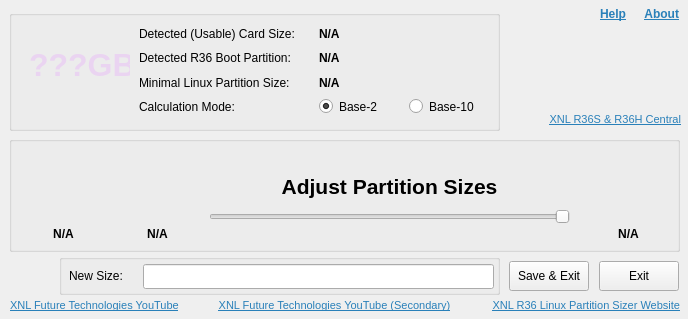
<?xml version="1.0" encoding="UTF-8"?>
<ui version="4.0">
 <class>MainWindow</class>
 <widget class="QWidget" name="MainWindow">
  <property name="geometry">
   <rect>
    <x>0</x>
    <y>0</y>
    <width>688</width>
    <height>319</height>
   </rect>
  </property>
  <property name="minimumSize">
   <size>
    <width>688</width>
    <height>319</height>
   </size>
  </property>
  <property name="maximumSize">
   <size>
    <width>688</width>
    <height>319</height>
   </size>
  </property>
  <property name="windowTitle">
   <string>XNL R36 Linux Partition Sizer</string>
  </property>
  <widget class="QWidget" name="centralwidget" native="true">
   <property name="geometry">
    <rect>
     <x>0</x>
     <y>0</y>
     <width>690</width>
     <height>321</height>
    </rect>
   </property>
   <widget class="QGroupBox" name="groupBox2">
    <property name="geometry">
     <rect>
      <x>9</x>
      <y>10</y>
      <width>491</width>
      <height>121</height>
     </rect>
    </property>
    <property name="title">
     <string/>
    </property>
    <widget class="QLabel" name="label">
     <property name="geometry">
      <rect>
       <x>130</x>
       <y>39</y>
       <width>191</width>
       <height>17</height>
      </rect>
     </property>
     <property name="text">
      <string>Detected R36 Boot Partition:</string>
     </property>
    </widget>
    <widget class="QLabel" name="lblDriveLttr">
     <property name="geometry">
      <rect>
       <x>310</x>
       <y>39</y>
       <width>171</width>
       <height>17</height>
      </rect>
     </property>
     <property name="font">
      <font>
       <bold>true</bold>
      </font>
     </property>
     <property name="cursor">
      <cursorShape>PointingHandCursor</cursorShape>
     </property>
     <property name="text">
      <string>N/A</string>
     </property>
    </widget>
    <widget class="QLabel" name="label_2">
     <property name="geometry">
      <rect>
       <x>130</x>
       <y>15</y>
       <width>171</width>
       <height>17</height>
      </rect>
     </property>
     <property name="text">
      <string>Detected (Usable) Card Size:</string>
     </property>
    </widget>
    <widget class="QLabel" name="label_3">
     <property name="geometry">
      <rect>
       <x>130</x>
       <y>64</y>
       <width>171</width>
       <height>17</height>
      </rect>
     </property>
     <property name="text">
      <string>Minimal Linux Partition Size:</string>
     </property>
    </widget>
    <widget class="QLabel" name="lblCardSize">
     <property name="geometry">
      <rect>
       <x>310</x>
       <y>15</y>
       <width>171</width>
       <height>17</height>
      </rect>
     </property>
     <property name="font">
      <font>
       <bold>true</bold>
      </font>
     </property>
     <property name="cursor">
      <cursorShape>PointingHandCursor</cursorShape>
     </property>
     <property name="text">
      <string>N/A</string>
     </property>
    </widget>
    <widget class="QLabel" name="lblMinimalLinuxPartitionSize">
     <property name="geometry">
      <rect>
       <x>310</x>
       <y>64</y>
       <width>171</width>
       <height>17</height>
      </rect>
     </property>
     <property name="font">
      <font>
       <bold>true</bold>
      </font>
     </property>
     <property name="cursor">
      <cursorShape>PointingHandCursor</cursorShape>
     </property>
     <property name="text">
      <string>N/A</string>
     </property>
    </widget>
    <widget class="QLabel" name="lblCalculationMode">
     <property name="geometry">
      <rect>
       <x>130</x>
       <y>88</y>
       <width>141</width>
       <height>17</height>
      </rect>
     </property>
     <property name="cursor">
      <cursorShape>PointingHandCursor</cursorShape>
     </property>
     <property name="text">
      <string>Calculation Mode:</string>
     </property>
    </widget>
    <widget class="QRadioButton" name="rbBase2">
     <property name="geometry">
      <rect>
       <x>310</x>
       <y>88</y>
       <width>81</width>
       <height>17</height>
      </rect>
     </property>
     <property name="text">
      <string>Base-2</string>
     </property>
     <property name="checked">
      <bool>true</bool>
     </property>
    </widget>
    <widget class="QRadioButton" name="rbBase10">
     <property name="geometry">
      <rect>
       <x>400</x>
       <y>88</y>
       <width>91</width>
       <height>17</height>
      </rect>
     </property>
     <property name="text">
      <string>Base-10</string>
     </property>
    </widget>
    <widget class="QLabel" name="imgSDCard">
     <property name="geometry">
      <rect>
       <x>5</x>
       <y>11</y>
       <width>120</width>
       <height>97</height>
      </rect>
     </property>
     <property name="cursor">
      <cursorShape>PointingHandCursor</cursorShape>
     </property>
     <property name="frameShape">
      <enum>QFrame::NoFrame</enum>
     </property>
     <property name="text">
      <string/>
     </property>
     <property name="pixmap">
      <pixmap resource="resources.qrc">:/images/Images/SDCardIllu.png</pixmap>
     </property>
    </widget>
    <widget class="QLabel" name="lblSdCardSize">
     <property name="geometry">
      <rect>
       <x>20</x>
       <y>35</y>
       <width>101</width>
       <height>41</height>
      </rect>
     </property>
     <property name="font">
      <font>
       <pointsize>22</pointsize>
       <bold>true</bold>
      </font>
     </property>
     <property name="cursor">
      <cursorShape>PointingHandCursor</cursorShape>
     </property>
     <property name="text">
      <string>&lt;html&gt;&lt;head/&gt;&lt;body&gt;&lt;p&gt;&lt;span style=&quot; font-size:24pt; color:#ead4f1;&quot;&gt;???GB&lt;/span&gt;&lt;/p&gt;&lt;/body&gt;&lt;/html&gt;</string>
     </property>
    </widget>
   </widget>
   <widget class="QGroupBox" name="groupBox1">
    <property name="geometry">
     <rect>
      <x>9</x>
      <y>136</y>
      <width>671</width>
      <height>116</height>
     </rect>
    </property>
    <property name="title">
     <string/>
    </property>
    <widget class="QLabel" name="imgBootPartition">
     <property name="geometry">
      <rect>
       <x>12</x>
       <y>15</y>
       <width>85</width>
       <height>72</height>
      </rect>
     </property>
     <property name="minimumSize">
      <size>
       <width>85</width>
       <height>72</height>
      </size>
     </property>
     <property name="cursor">
      <cursorShape>PointingHandCursor</cursorShape>
     </property>
     <property name="frameShape">
      <enum>QFrame::NoFrame</enum>
     </property>
     <property name="text">
      <string/>
     </property>
     <property name="pixmap">
      <pixmap resource="resources.qrc">:/images/Images/SDBoot.png</pixmap>
     </property>
    </widget>
    <widget class="QLabel" name="lblBootPartSize">
     <property name="geometry">
      <rect>
       <x>14</x>
       <y>90</y>
       <width>81</width>
       <height>17</height>
      </rect>
     </property>
     <property name="font">
      <font>
       <bold>true</bold>
      </font>
     </property>
     <property name="text">
      <string>&lt;html&gt;&lt;head/&gt;&lt;body&gt;&lt;p align=&quot;center&quot;&gt;N/A&lt;/p&gt;&lt;/body&gt;&lt;/html&gt;</string>
     </property>
    </widget>
    <widget class="QLabel" name="imgLinuxPartition">
     <property name="geometry">
      <rect>
       <x>105</x>
       <y>15</y>
       <width>85</width>
       <height>72</height>
      </rect>
     </property>
     <property name="minimumSize">
      <size>
       <width>85</width>
       <height>72</height>
      </size>
     </property>
     <property name="cursor">
      <cursorShape>PointingHandCursor</cursorShape>
     </property>
     <property name="frameShape">
      <enum>QFrame::NoFrame</enum>
     </property>
     <property name="text">
      <string/>
     </property>
     <property name="pixmap">
      <pixmap resource="resources.qrc">:/images/Images/SDLinux.png</pixmap>
     </property>
    </widget>
    <widget class="QLabel" name="lblLinuxPartSize">
     <property name="geometry">
      <rect>
       <x>108</x>
       <y>90</y>
       <width>81</width>
       <height>17</height>
      </rect>
     </property>
     <property name="font">
      <font>
       <bold>true</bold>
      </font>
     </property>
     <property name="text">
      <string>&lt;html&gt;&lt;head/&gt;&lt;body&gt;&lt;p align=&quot;center&quot;&gt;N/A&lt;/p&gt;&lt;/body&gt;&lt;/html&gt;</string>
     </property>
    </widget>
    <widget class="QLabel" name="imgRomsPartition">
     <property name="geometry">
      <rect>
       <x>577</x>
       <y>15</y>
       <width>85</width>
       <height>72</height>
      </rect>
     </property>
     <property name="minimumSize">
      <size>
       <width>85</width>
       <height>72</height>
      </size>
     </property>
     <property name="cursor">
      <cursorShape>PointingHandCursor</cursorShape>
     </property>
     <property name="frameShape">
      <enum>QFrame::NoFrame</enum>
     </property>
     <property name="text">
      <string/>
     </property>
     <property name="pixmap">
      <pixmap resource="resources.qrc">:/images/Images/SDRoms.png</pixmap>
     </property>
    </widget>
    <widget class="QLabel" name="lblRomsPartSize">
     <property name="geometry">
      <rect>
       <x>579</x>
       <y>90</y>
       <width>81</width>
       <height>17</height>
      </rect>
     </property>
     <property name="font">
      <font>
       <bold>true</bold>
      </font>
     </property>
     <property name="text">
      <string>&lt;html&gt;&lt;head/&gt;&lt;body&gt;&lt;p align=&quot;center&quot;&gt;N/A&lt;/p&gt;&lt;/body&gt;&lt;/html&gt;</string>
     </property>
    </widget>
    <widget class="QSlider" name="tbSizeAdjuster">
     <property name="geometry">
      <rect>
       <x>200</x>
       <y>70</y>
       <width>361</width>
       <height>21</height>
      </rect>
     </property>
     <property name="maximum">
      <number>50000</number>
     </property>
     <property name="orientation">
      <enum>Qt::Horizontal</enum>
     </property>
     <property name="invertedAppearance">
      <bool>true</bool>
     </property>
     <property name="invertedControls">
      <bool>false</bool>
     </property>
    </widget>
    <widget class="QLabel" name="lblSliderTitle">
     <property name="geometry">
      <rect>
       <x>200</x>
       <y>30</y>
       <width>361</width>
       <height>41</height>
      </rect>
     </property>
     <property name="text">
      <string>&lt;html&gt;&lt;head/&gt;&lt;body&gt;&lt;p align=&quot;center&quot;&gt;&lt;span style=&quot; font-size:16pt; font-weight:700;&quot;&gt;Adjust Partition Sizes&lt;/span&gt;&lt;/p&gt;&lt;/body&gt;&lt;/html&gt;</string>
     </property>
    </widget>
   </widget>
   <widget class="QLabel" name="LlblYouTube1">
    <property name="geometry">
     <rect>
      <x>10</x>
      <y>297</y>
      <width>190</width>
      <height>17</height>
     </rect>
    </property>
    <property name="cursor">
     <cursorShape>PointingHandCursor</cursorShape>
    </property>
    <property name="text">
     <string>&lt;html&gt;&lt;head/&gt;&lt;body&gt;&lt;p&gt;&lt;span style=&quot; font-size:8pt; text-decoration: underline; color:#2980b9;&quot;&gt;XNL Future Technologies YouTube&lt;/span&gt;&lt;/p&gt;&lt;/body&gt;&lt;/html&gt;</string>
    </property>
    <property name="textFormat">
     <enum>Qt::RichText</enum>
    </property>
    <property name="openExternalLinks">
     <bool>true</bool>
    </property>
   </widget>
   <widget class="QLabel" name="LlblWebsite">
    <property name="geometry">
     <rect>
      <x>469</x>
      <y>297</y>
      <width>211</width>
      <height>17</height>
     </rect>
    </property>
    <property name="cursor">
     <cursorShape>PointingHandCursor</cursorShape>
    </property>
    <property name="text">
     <string>&lt;html&gt;&lt;head/&gt;&lt;body&gt;&lt;p align=&quot;right&quot;&gt;&lt;span style=&quot; font-size:8pt; text-decoration: underline; color:#2980b9;&quot;&gt;XNL R36 Linux Partition Sizer Website&lt;/span&gt;&lt;/p&gt;&lt;/body&gt;&lt;/html&gt;</string>
    </property>
    <property name="textFormat">
     <enum>Qt::RichText</enum>
    </property>
    <property name="openExternalLinks">
     <bool>true</bool>
    </property>
   </widget>
   <widget class="QLabel" name="LlblAbout">
    <property name="geometry">
     <rect>
      <x>628</x>
      <y>6</y>
      <width>51</width>
      <height>17</height>
     </rect>
    </property>
    <property name="text">
     <string>&lt;html&gt;&lt;head/&gt;&lt;body&gt;&lt;p align=&quot;right&quot;&gt;&lt;a href=&quot;#&quot;&gt;&lt;span style=&quot; font-weight:700; text-decoration: underline; color:#2980b9;&quot;&gt;About&lt;/span&gt;&lt;/a&gt;&lt;/p&gt;&lt;/body&gt;&lt;/html&gt;</string>
    </property>
    <property name="textFormat">
     <enum>Qt::RichText</enum>
    </property>
    <property name="openExternalLinks">
     <bool>false</bool>
    </property>
   </widget>
   <widget class="QLabel" name="LlblHelp">
    <property name="geometry">
     <rect>
      <x>585</x>
      <y>6</y>
      <width>41</width>
      <height>17</height>
     </rect>
    </property>
    <property name="text">
     <string>&lt;html&gt;&lt;head/&gt;&lt;body&gt;&lt;p align=&quot;right&quot;&gt;&lt;a href=&quot;#&quot;&gt;&lt;span style=&quot; font-weight:700; text-decoration: underline; color:#2980b9;&quot;&gt;Help&lt;/span&gt;&lt;/a&gt;&lt;/p&gt;&lt;/body&gt;&lt;/html&gt;</string>
    </property>
    <property name="textFormat">
     <enum>Qt::RichText</enum>
    </property>
    <property name="openExternalLinks">
     <bool>false</bool>
    </property>
   </widget>
   <widget class="QLabel" name="LlblYouTube2">
    <property name="geometry">
     <rect>
      <x>194</x>
      <y>297</y>
      <width>281</width>
      <height>17</height>
     </rect>
    </property>
    <property name="cursor">
     <cursorShape>PointingHandCursor</cursorShape>
    </property>
    <property name="text">
     <string>&lt;html&gt;&lt;head/&gt;&lt;body&gt;&lt;p align=&quot;center&quot;&gt;&lt;span style=&quot; font-size:8pt; text-decoration: underline; color:#2980b9;&quot;&gt;XNL Future Technologies YouTube (Secondary)&lt;/span&gt;&lt;/p&gt;&lt;/body&gt;&lt;/html&gt;</string>
    </property>
    <property name="textFormat">
     <enum>Qt::RichText</enum>
    </property>
    <property name="openExternalLinks">
     <bool>true</bool>
    </property>
   </widget>
   <widget class="QPushButton" name="btnExit">
    <property name="geometry">
     <rect>
      <x>599</x>
      <y>261</y>
      <width>80</width>
      <height>30</height>
     </rect>
    </property>
    <property name="text">
     <string>Exit</string>
    </property>
   </widget>
   <widget class="QPushButton" name="btnApply">
    <property name="geometry">
     <rect>
      <x>509</x>
      <y>261</y>
      <width>80</width>
      <height>30</height>
     </rect>
    </property>
    <property name="text">
     <string>Save &amp;&amp; Exit</string>
    </property>
   </widget>
   <widget class="QLabel" name="imgXNLLogo">
    <property name="geometry">
     <rect>
      <x>516</x>
      <y>40</y>
      <width>165</width>
      <height>48</height>
     </rect>
    </property>
    <property name="cursor">
     <cursorShape>PointingHandCursor</cursorShape>
    </property>
    <property name="frameShape">
     <enum>QFrame::NoFrame</enum>
    </property>
    <property name="text">
     <string/>
    </property>
    <property name="pixmap">
     <pixmap resource="resources.qrc">:/images/Images/XNLFt.png</pixmap>
    </property>
   </widget>
   <widget class="QLabel" name="LlblWebsite_2">
    <property name="geometry">
     <rect>
      <x>510</x>
      <y>110</y>
      <width>171</width>
      <height>20</height>
     </rect>
    </property>
    <property name="text">
     <string>&lt;html&gt;&lt;head/&gt;&lt;body&gt;&lt;p align=&quot;right&quot;&gt;&lt;a href=&quot;https://www.teamxnl.com/r36s-r36h-arkos-central/&quot;&gt;&lt;span style=&quot; font-size:8pt; text-decoration: underline; color:#2980b9;&quot;&gt;XNL R36S &amp;amp; R36H Central&lt;/span&gt;&lt;/a&gt;&lt;/p&gt;&lt;/body&gt;&lt;/html&gt;</string>
    </property>
    <property name="textFormat">
     <enum>Qt::RichText</enum>
    </property>
    <property name="openExternalLinks">
     <bool>true</bool>
    </property>
   </widget>
   <widget class="QLabel" name="imgWarningIcon">
    <property name="enabled">
     <bool>true</bool>
    </property>
    <property name="geometry">
     <rect>
      <x>10</x>
      <y>256</y>
      <width>36</width>
      <height>36</height>
     </rect>
    </property>
    <property name="minimumSize">
     <size>
      <width>36</width>
      <height>36</height>
     </size>
    </property>
    <property name="maximumSize">
     <size>
      <width>35</width>
      <height>36</height>
     </size>
    </property>
    <property name="cursor">
     <cursorShape>PointingHandCursor</cursorShape>
    </property>
    <property name="frameShape">
     <enum>QFrame::NoFrame</enum>
    </property>
    <property name="text">
     <string/>
    </property>
    <property name="pixmap">
     <pixmap resource="resources.qrc">:/images/Images/WarningIcon.png</pixmap>
    </property>
    <property name="Visible" stdset="0">
     <bool>false</bool>
    </property>
   </widget>
   <widget class="QGroupBox" name="gbProMode">
    <property name="geometry">
     <rect>
      <x>59</x>
      <y>254</y>
      <width>441</width>
      <height>41</height>
     </rect>
    </property>
    <property name="title">
     <string/>
    </property>
    <widget class="QLabel" name="label_4">
     <property name="geometry">
      <rect>
       <x>10</x>
       <y>13</y>
       <width>71</width>
       <height>17</height>
      </rect>
     </property>
     <property name="text">
      <string>New Size:</string>
     </property>
    </widget>
    <widget class="QLineEdit" name="txtNewSize">
     <property name="geometry">
      <rect>
       <x>84</x>
       <y>10</y>
       <width>351</width>
       <height>25</height>
      </rect>
     </property>
     <property name="frame">
      <bool>true</bool>
     </property>
     <property name="readOnly">
      <bool>true</bool>
     </property>
     <property name="clearButtonEnabled">
      <bool>false</bool>
     </property>
    </widget>
   </widget>
  </widget>
 </widget>
 <resources>
  <include location="resources.qrc"/>
 </resources>
 <connections/>
</ui>
